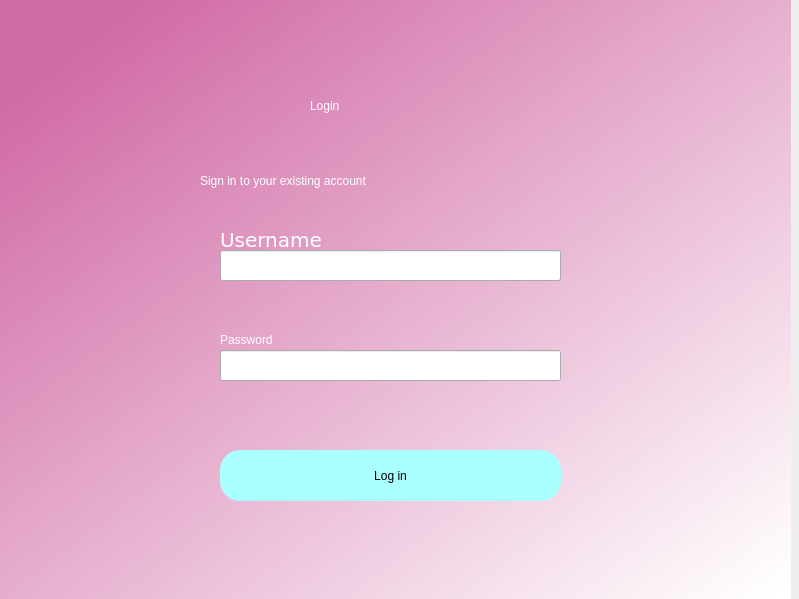
<?xml version="1.0" encoding="UTF-8"?>
<ui version="4.0">
 <class>Dialog</class>
 <widget class="QDialog" name="Dialog">
  <property name="geometry">
   <rect>
    <x>0</x>
    <y>0</y>
    <width>799</width>
    <height>599</height>
   </rect>
  </property>
  <property name="windowTitle">
   <string>Dialog</string>
  </property>
  <widget class="QWidget" name="bgwidget" native="true">
   <property name="geometry">
    <rect>
     <x>-10</x>
     <y>0</y>
     <width>801</width>
     <height>601</height>
    </rect>
   </property>
   <property name="styleSheet">
    <string notr="true">QWidget#bgwidget{
background-color:qlineargradient(spread:pad, x1:0.091, y1:0.101636, x2:0.991379, y2:0.977, stop:0 rgba(209, 107, 165, 255), stop:1 rgba(255, 255, 255, 255));}</string>
   </property>
   <widget class="QLabel" name="label">
    <property name="geometry">
     <rect>
      <x>320</x>
      <y>70</y>
      <width>151</width>
      <height>71</height>
     </rect>
    </property>
    <property name="styleSheet">
     <string notr="true">font: 36pt &quot;MS Shell Dlg 2&quot;; color:rgb(255, 255, 255)</string>
    </property>
    <property name="text">
     <string>Login</string>
    </property>
   </widget>
   <widget class="QLabel" name="label_2">
    <property name="geometry">
     <rect>
      <x>210</x>
      <y>160</y>
      <width>391</width>
      <height>41</height>
     </rect>
    </property>
    <property name="styleSheet">
     <string notr="true">font: 16pt &quot;MS Shell Dlg 2&quot;;color:rgb(255, 255, 255)</string>
    </property>
    <property name="text">
     <string>Sign in to your existing account</string>
    </property>
   </widget>
   <widget class="QPushButton" name="login">
    <property name="geometry">
     <rect>
      <x>230</x>
      <y>450</y>
      <width>341</width>
      <height>51</height>
     </rect>
    </property>
    <property name="styleSheet">
     <string notr="true">border-radius:20px;
background-color: rgb(170, 255, 255);
font: 14pt &quot;MS Shell Dlg 2&quot;;</string>
    </property>
    <property name="text">
     <string>Log in</string>
    </property>
   </widget>
   <widget class="QLineEdit" name="usernamefield">
    <property name="geometry">
     <rect>
      <x>230</x>
      <y>250</y>
      <width>341</width>
      <height>31</height>
     </rect>
    </property>
    <property name="styleSheet">
     <string notr="true"/>
    </property>
   </widget>
   <widget class="QLineEdit" name="passwordfield">
    <property name="geometry">
     <rect>
      <x>230</x>
      <y>350</y>
      <width>341</width>
      <height>31</height>
     </rect>
    </property>
    <property name="styleSheet">
     <string notr="true"/>
    </property>
   </widget>
   <widget class="QLabel" name="label_3">
    <property name="geometry">
     <rect>
      <x>230</x>
      <y>230</y>
      <width>111</width>
      <height>20</height>
     </rect>
    </property>
    <property name="font">
     <font>
      <family>DejaVu Sans</family>
      <pointsize>15</pointsize>
      <weight>50</weight>
      <italic>false</italic>
      <bold>false</bold>
     </font>
    </property>
    <property name="styleSheet">
     <string notr="true">color:rgb(255, 255, 255);
font: 15pt &quot;DejaVu Sans&quot;;</string>
    </property>
    <property name="text">
     <string>Username</string>
    </property>
   </widget>
   <widget class="QLabel" name="label_4">
    <property name="geometry">
     <rect>
      <x>230</x>
      <y>330</y>
      <width>101</width>
      <height>20</height>
     </rect>
    </property>
    <property name="styleSheet">
     <string notr="true">color: rgb(255, 255, 255);
font: 15pt &quot;DejaVu Sans&quot;;</string>
    </property>
    <property name="text">
     <string>Password</string>
    </property>
   </widget>
   <widget class="QLabel" name="eroare">
    <property name="geometry">
     <rect>
      <x>230</x>
      <y>400</y>
      <width>331</width>
      <height>17</height>
     </rect>
    </property>
    <property name="styleSheet">
     <string notr="true">color: rgb(238, 81, 81);
font: 13pt &quot;DejaVu Sans&quot;;</string>
    </property>
    <property name="text">
     <string/>
    </property>
   </widget>
  </widget>
 </widget>
 <resources/>
 <connections/>
</ui>
